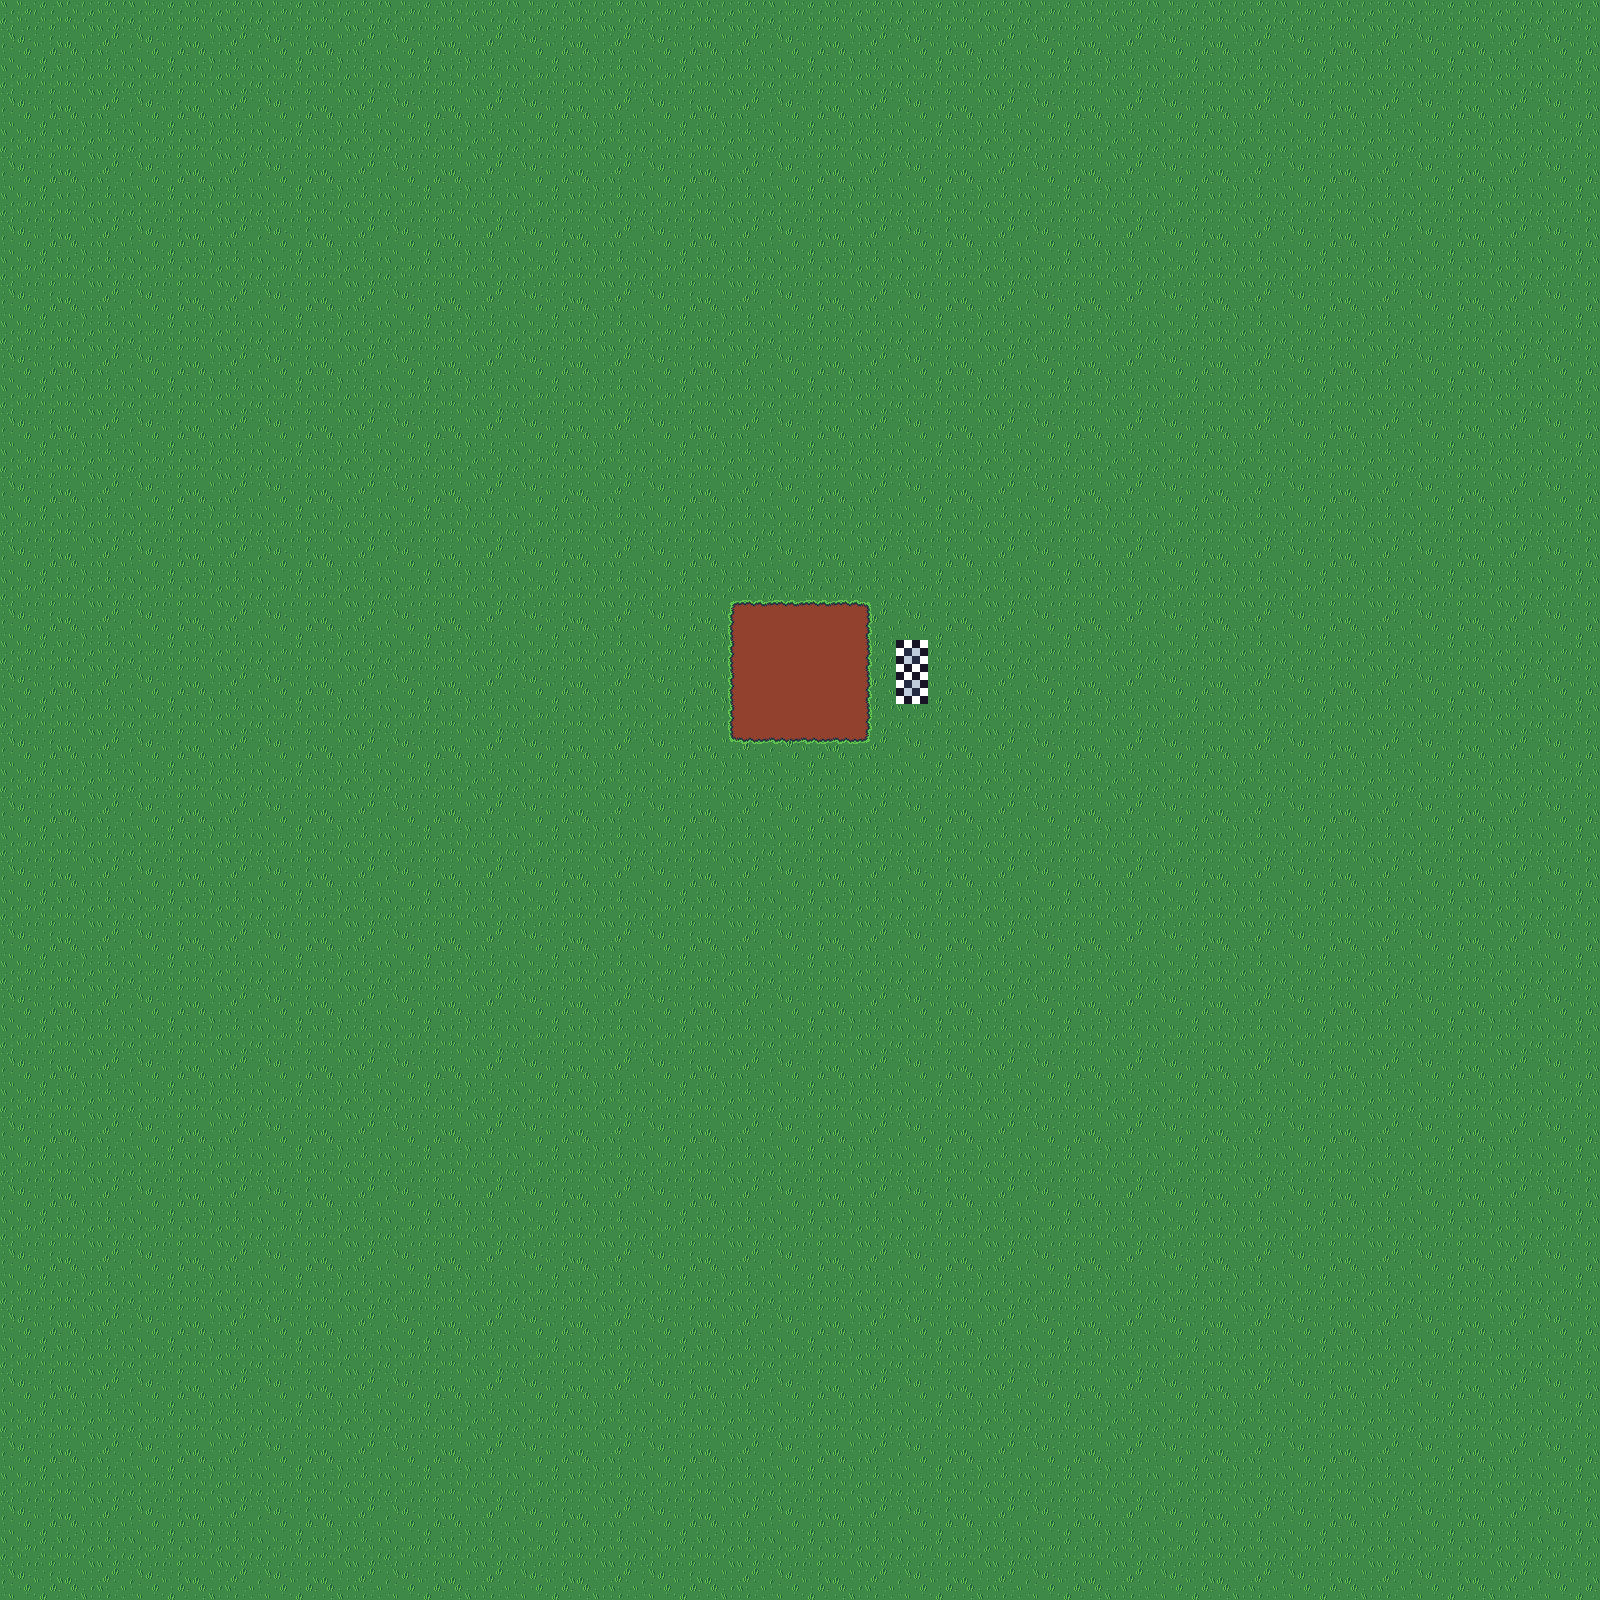

This is a level from a 2D game, rendered from its Tiled map with the project's own tilesets. A one-line summary and the map file follow, with tile-layer data summarised:
An orthogonal 50x50 tile map with 32x32 px tiles, 4 tile layers (Ground, Crop external, Terrain, Crop internal) and 2 objects (portal, portal_exit).

<map version="1.10" tiledversion="1.10.2" orientation="orthogonal" renderorder="right-down" width="50" height="50" tilewidth="32" tileheight="32" infinite="0" nextlayerid="6" nextobjectid="5">
 <tileset firstgid="1" source="tilemap.tsx" />
 <layer id="1" name="Ground" width="50" height="50">
  <data>[2500 cells, 2500 non-empty, 2 distinct tile ids]</data>
 </layer>
 <layer id="2" name="Crop external" width="50" height="50">
  <data>[2500 cells, 2484 non-empty, 8 distinct tile ids]</data>
 </layer>
 <layer id="3" name="Terrain" width="50" height="50">
  <data>[2500 cells, 20 non-empty, 2 distinct tile ids]</data>
 </layer>
 <layer id="4" name="Crop internal" width="50" height="50">
  <data>[2500 cells, 2484 non-empty, 9 distinct tile ids]</data>
 </layer>
 <objectgroup id="5" name="objects">
  <properties>
   <property name="zoom" type="float" value="2" />
  </properties>
  <object id="1" name="portal_test" type="portal" x="896" y="640" width="32" height="64">
   <properties>
    <property name="targeted_exit_name" value="portal_test" />
    <property name="targeted_map_name" value="testa" />
    <property name="targeted_scene_name" value="scene1" />
   </properties>
  </object>
  <object id="3" name="portal_test" type="portal_exit" x="585.348" y="641.697">
   <point />
  </object>
 </objectgroup>
</map>
